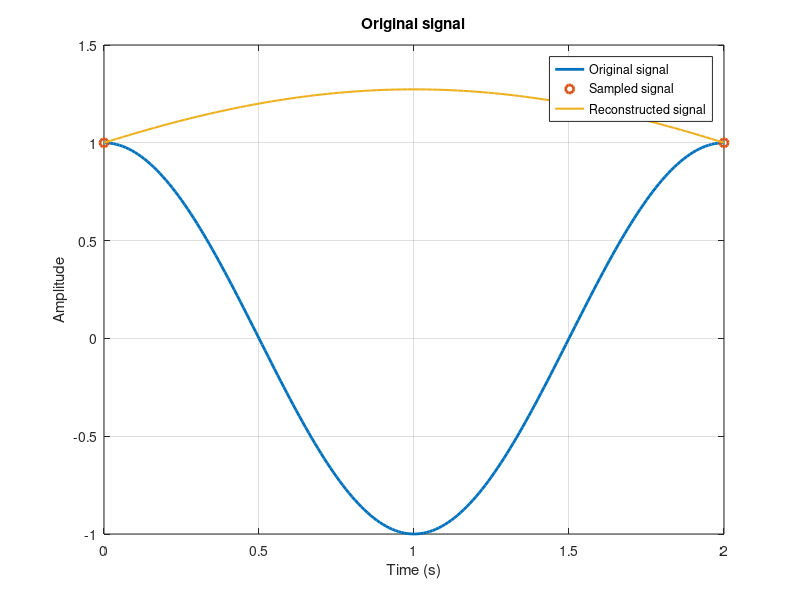

The MATLAB source for this figure:
%% *Aliasing*
%% Clear the workspace
close all;
clear;
clc;

%% What is aliasing?
% *Nyquist-Shannon sampling theorem:* If a function $x(t)$ contains no frequencies
% higher than $B$ Hz, it is completely determined by giving its ordinates at a
% series of points spaced $1/(2B)$ seconds apart.
%
% *Proof:* Let $x(t)$ be a bandlimited function with Fourier transform $X(f)$.
% Then $X(f)$ is zero for $|f| > B$. &x_s(t) = x(t) \cdot s(t)$ is the sampled
% version of $x(t)$, where $s(t)$ is a train of impulses spaced $T_s$ seconds
% apart. The Fourier transform of $x_s(t)$ is $X_s(f) = X(f) * S(f)$, where $S(f)$
% is the Fourier transform of $s(t)$. $S(f)$ is a train of impulses spaced $1/T_s$
% Hz apart. As log as the $X(f)$ is zero for $|f| > B$, $X_s(f)$ is a train of
% $X(f)$ spaced $1/T_s$ Hz apart. If $T_s = 1/(2B)$, then the $X(f)$s in
% $X_s(f)$ are spaced $1/(2B)$ Hz apart, and $X_s(f)$ contains all the information
% in $X(f)$. Therefore, $x_s(t)$ contains all the information in $x(t)$.
%
% *Aliasing:* If $x(t)$ is not bandlimited, then $X(f)$ is not zero for $|f| > B$ or
% $T_s > 1/(2B)$. In this case, $X_s(f)$ is not a train of $X(f)$ spaced $1/T_s$
% Hz apart. The $X(f)$s in $X_s(f)$ overlap, and $X_s(f)$ does not contain all
% the information in $X(f)$. Therefore, $x_s(t)$ does not contain all the
% information in $x(t)$. This is called aliasing.

% *Reconstruction:* If $x(t)$ is bandlimited, then $x(t)$ can be reconstructed
% from $x_s(t)$ by passing $x_s(t)$ through a lowpass filter with cutoff
% frequency $B$ Hz. This is called reconstruction.
%
% The filter only filters one period of the sampled signal in the frequency
% domain. The filter is a sinc function in the time domain. The sinc function
% has infinite duration. Therefore, the filter cannot be implemented in practice.
% Instead, a practical filter is used. The practical filter is a windowed sinc
% function. The windowed sinc function has finite duration. The windowed sinc
% function is called a *reconstruction filter*.

%% Aliasing in the time domain
% In time domain we sample the signal at a rate $f_s$ and we get the sampled
% signal $x_s(t)$. The sampled signal is a train of impulses spaced $1/f_s$
% seconds apart. The sampled signal is a multiplication of the original signal
% $x(t)$ and the train of impulses $s(t)$.
%
% We don't need to multiply the signal with the train of impulses. We just need
% to sample the signal at a rate $f_s$ and we get the sampled signal $x_s(t)$.
%
% In this example, we sample a sinusoid at a rate $f_s = 1$ Hz. The sinusoid
% frequency is $f = 0.5$ Hz. The sampled signal is a train of impulses spaced
% $1/f_s = 1$ seconds apart.

fs = 100;
t = 0:1/fs:2;
f0 = 0.5;
x_original = cos(2*pi*f0*t);

fs_low = 0.5;
t_sampled = 0:1/fs_low:2;
x_sampled = cos(2*pi*f0*t_sampled);

figure('Name', 'Aliasing in the time domain');
plot(t, x_original, 'LineWidth', 2);
xlabel('Time (s)');
ylabel('Amplitude');
title('Original signal');
grid on;
hold on;
plot(t_sampled, x_sampled, 'o','LineWidth', 2);
legend('Original signal', 'Sampled signal');
%%%
% To reconstruct the signal with higher resolution, we need to add more samples.
% we add some zero samples between the x_sampled. we define a variable called
% $prc_rate$ which is the rate of precision. The higher the $prc_rate$ the
% higher the precision of reconstruction.
%
% We define the time vector $t1$ with higher resolution. We define the signal
% $x1$ with higher resolution. We add the samples of $x_sampled$ to $x1$ with
% the rate of $prc_rate$. We add the zero samples to $x1$ with the rate of
% $prc_rate$. We define the sinc function $h$ with higher resolution.
%
% We can see the aliasing in the reconstructed signal. The reconstructed signal
% is not the same as the original signal.
prc_rate = 100;
t1 = -2:1 / (prc_rate * fs_low):2;
x1 = zeros(1, (length(t1) + 1) / 2);
x1(1:prc_rate:end) = x_sampled;

h = sinc(fs_low * t1);
y = conv(x1, h, 'same');

plot(t1((length(t1) + 1) / 2:end), y, 'LineWidth', 1.5);
legend('Original signal', 'Sampled signal', 'Reconstructed signal')
